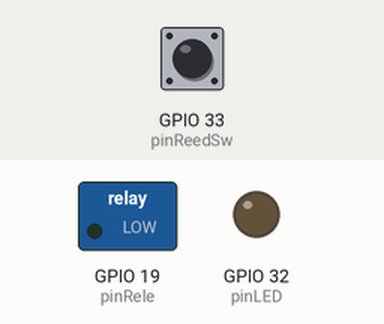
This sketch was run on a simulated ESP32. Parts: switched loads named in the sketch (green lamp = pin HIGH), output pins drawn as LEDs (lit = HIGH). Dashed ring = blinking. Inputs (shaded band) come from the test bench; at power-on: GPIO 33 (pinReedSw) HIGH. WiFi joins after 1.5 s; servers stay silent unless stated.

Above: at 0.1 s.
At 1.2 s:
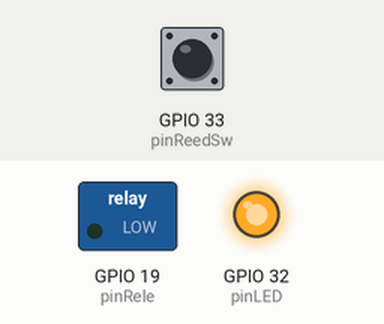
1.3 s: GPIO 33 (pinReedSw) pulled LOW for 3.2 s
At 6.3 s:
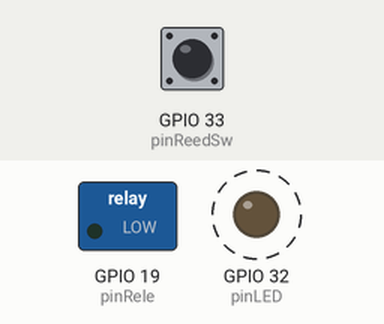
Timing chart, 0 to 12.0 s (numbered marks = the images above; inputs shaded):
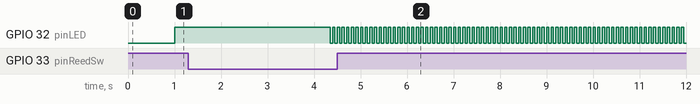

The sketch:

MQTT_Interruptor_remoto_sin_modem.ino
```cpp
//INCLUDES PARA OTA
#include <WiFi.h>
#include <ESPmDNS.h>
#include <WiFiUdp.h>
#include <ArduinoOTA.h>

//DEFINICIONES PARA OTA
const char* ssid = "red_programacion";
const char* password = "0123456789";

bool OTA = false; //indicador de si se está en modo OTA
/////////////////////////////////////////

//////////////////////////
//Definiciones para los GPIO

#define pinRele   19 //pin para activar el relé//
#define pinLED    32 //pin de LED indicador (VERDE)
#define pinReedSw 33 //pin de entrada Reed Switch


//Horas que transcurriran entre reinicios de WW
#define hrspReinicio 3


//Definiciones para parpadeo de LED

#define LedOpNormal 1000000 //Parpadeo de 1Hz
#define LedOpTrans  1       //Encendido continuo
#define LedOpOTA    50000   //Parpadeo rápido de 20Hz


////////////////////////////////////////
/*Variables para los Hardware Timers  */
hw_timer_t *tReinicio = NULL; //timer para contar el tiempo hasta el reinicio
hw_timer_t *tLED = NULL; //Timer para controlar comportamiento de LED indicador
hw_timer_t *tWD = NULL; //Watchdog para rutina de programación OTA (entrar y salir de ella)

/////////////////////////////////////////
unsigned long horasReinicio = 0; //contador de las horas de reinicio


bool reinicioInt = false; //variable para habilitar rutina de reinciio en ww

////////////////////////////////////////
/*Variables relacionadas a la operacion de los timers */

byte contSegundos = 0; //variable que cuenta los segundos para entrar a modo OTA

/////////////////////////////////////////


void setup(){

  //Inicializamos GPIOs
  confGPIOs();

  //Inicializamos timers
  timersInit();

}


void loop(){


  //Si entramos en modo OTA
  if(OTA){

    ModoOTA();

  }


  if(reinicioInt ){


    reinicioInt = false;


    /*timerWrite(tAux, 32000000); //cargamos registro del timer con 32 segundos
    * timerStart(tAux); //empezamos cuenta*/

    //Encendemos rele
    digitalWrite(pinRele,1);

    //esperamos 31 segundos
    delay(31000);


    //Apagamos rele
    digitalWrite(pinRele,0);


  }


}

//Subrutina para configurar entradas y salidas
void confGPIOs(){

  //Configuramos el relé como salida
  pinMode(pinRele,OUTPUT);
  //Apagamos relé
  digitalWrite(pinRele,0);


  //Configuramos LED indicador como salida
  pinMode(pinLED,OUTPUT);
  //Apagamos el LED
  digitalWrite(pinLED,0);

  //Configuramos como entrada el reed switch con resistencia pull-up
  pinMode(pinReedSw,INPUT_PULLUP);


  //Activamos interrupcióin a GPIO de reed switch
  attachInterrupt(pinReedSw, ISRReedSw, CHANGE);

}


void ISRReedSw(){
  //esta interrupción se "dispara" con cualquier cambio en el flanco

  //primero verificamos si la interrupción se disparo para entrar a modo ota
  //en ese casoe l contador de segundos esta en 0
  if(!OTA){
    //Si estamos empezando  a  entrar en modo OTA activamos timer

    if(digitalRead(pinReedSw) == 0){
      //significa que el imán está presente
      timerRestart(tWD);// Reiniciamos la cuenta del timer a 0
      timerStart(tWD);
      timerAlarmEnable(tWD);

      //Apagamos timer del LED y lo dejamos "encendido"
      timerStop(tLED);
      digitalWrite(pinLED,LedOpTrans);
    }else{
      //el imán no está presente
      timerRestart(tLED);
      timerStart(tLED);
      timerStop(tWD);
    }


  }else{
    //si ya activamos el modo OTA


  }


}


void timersInit(){

  tReinicio = timerBegin(0, 80, true);//HW timer 0, divisor de 80, cuenta arriba
  tLED = timerBegin(1, 80, true); //HW timer 1, divisor de 80, cuenta arriba
  tWD = timerBegin(2, 80, true); //HW timer 2, divisor de 80, cuenta arriba

  timerAttachInterrupt(tReinicio, &ISRtReinicio, true);//configuramos INT del reinicio periodico
  timerAttachInterrupt(tLED, &ISRtLED, true);//configuramos INT del reinicio periodico
  timerAttachInterrupt(tWD, &ISRtWatchDogOTA, true);//configuramos INT del modo OTA

  //Timer de alarma
  timerAlarmWrite(tReinicio, 3600000000, true); // configuramos el tiempo para reinicio (1 hr)
  timerAlarmEnable(tReinicio); //Habilitamos timer

  //Timer de parpadeo de LED
  timerAlarmWrite(tLED, 1000000, true); // parpadeo normal led de 1s
  timerAlarmEnable(tLED); //Habilitamos timer

  //Timer de confirmacion de entarar a modo OTA
  timerAlarmWrite(tWD, 3000000, true); // parpadeo normal led de 1s


}


void ISRtReinicio(){
  //subrutina para reinicio periodico de WattWatcher

  //cada que se llame esta subrutina habilitaremos el reinicio del wattwathcer
  horasReinicio++;

  if(horasReinicio == hrspReinicio){

    horasReinicio = 0;
    reinicioInt = true;

  }


}

void ISRtWatchDogOTA(){
  //Esta ISR se encarga de validar que se cumplio
  //el tiempo requerido de reed switch para entrar en modo OTA
  //y para sacarlo en caso de que pase mucho tiempo

  if(OTA){
    //Si estamos en modo ota cuando se mande a llamar esta interrupción debemos de salir de ahí
    //En esta version se hara un reinicio del sistema
    ESP.restart();
  }else{
    //si estamos contando los segundos para activar el modo OTA
    //al llegar a esta interrupcion activamos la bandera
    if(digitalRead(pinReedSw) == 0){
      //entonces significa que se mantuvo el tiempo necesario
      OTA = true; //Activamos modo OTA
      timerAlarmWrite(tWD, 1000000*60*5, true); // watchdog de 5 mins
      timerAlarmWrite(tLED, LedOpOTA, true); // parpadeo de LED indicando modo OTA
      timerRestart(tLED);
      timerStart(tLED);
      timerRestart(tWD);
      timerStart(tWD);
      timerAlarmEnable(tLED); //Habilitamos time


    }


  }
}

void ISRtLED(){
  //Solo se cambia el estado del LED para que parpadee
  digitalWrite(pinLED,!digitalRead(pinLED));
}

void ModoOTA(){

  //Funcion para configurar y entrar en modo OTA
  WiFi.mode(WIFI_STA);
  WiFi.begin(ssid, password);

  while (WiFi.waitForConnectResult() != WL_CONNECTED) {
    //esperamos 5s para intentar reconexión
    delay(5000);
  }

  ArduinoOTA.setPort(3232);

  ArduinoOTA
  .onStart([]() {
    String type;
    if (ArduinoOTA.getCommand() == U_FLASH)
      type = "sketch";
    else // U_SPIFFS
      type = "filesystem";

      // NOTE: if updating SPIFFS this would be the place to unmount SPIFFS using SPIFFS.end()
    });

  ArduinoOTA.begin();

  while(1){
    ArduinoOTA.handle();
  }


}
```

Measured:
- after the input at 1.3 s, GPIO 32 (pinLED): alternates HIGH for 0.05 s and LOW for 0.05 s, starting after 3.1 s
